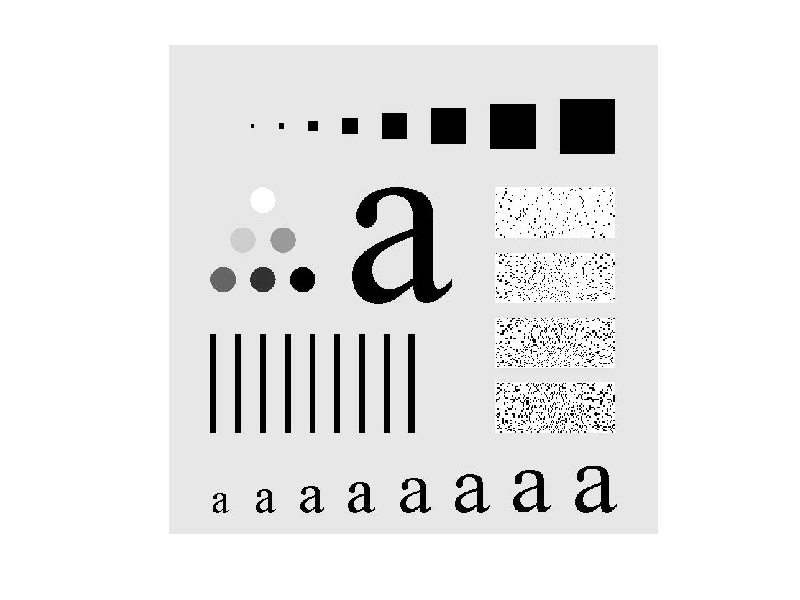

Here is the MATLAB script that generated this plot: (Note: this script raises an error after producing the figure.)
load('dip_hw_2.mat');


figure(1);imshow(demo1Im);

imOut = myFiltFreq(demo1Im, someFreqFilt);

figure(2);imshow(imOut);